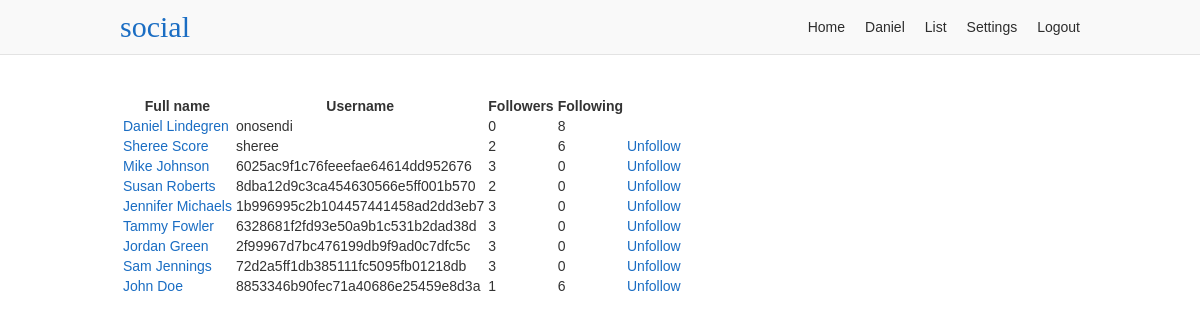
Page /list (signed in) on the committed database.
### app/users/models/user.py (models this page shows, shortened)
class User(UserMixin, db.Model, BaseModel):
    username = db.Column(db.String(35), nullable=False, unique=True)
    email = db.Column(db.String(255), nullable=False, unique=True)
    password = db.Column(db.String(128), nullable=False)
    first_name = db.Column(db.String(35), nullable=False)
    last_name = db.Column(db.String(35), nullable=False)
    about_me = db.Column(db.Text)
    last_seen = db.Column(db.DateTime, default=datetime.utcnow)
    posts_per_page = db.Column(db.Integer, default=10, nullable=False)
    full_name = column_property(first_name + " " + last_name)
    followed = db.relationship(
        'User',
        secondary=followers,
        primaryjoin='followers.c.follower_id == User.id',
        secondaryjoin='followers.c.followed_id == User.id',
        backref=db.backref('followers', lazy='dynamic'),
        lazy='dynamic')
    post_author = db.relationship(
        'Post',
        foreign_keys='Post.author_id',
        backref='author', lazy='dynamic')
    post_recipient = db.relationship(
        'Post',
        foreign_keys='Post.recipient_id',
        backref='recipient', lazy='dynamic')
    def is_following(self, user):
        return self.followed.filter(
            followers.c.followed_id == user.id).count() > 0

### app/users/views.py (the view)
@users.route('/list')
@login_required
def list():
    users = User.query.all()
    return render_template('users/list.html', users=users)

### app/models.py (called while the page is built)
    def commit(self):
        try:
            db.session.add(self)
            db.session.commit()
            return self
        except Exception as E:
            db.session.rollback()
            raise E

### app/users/models/user.py (called while the page is built)
@login.user_loader
def load_user(id):
    return User.query.get(int(id))

### app/users/views.py (called while the page is built)
@users.before_request
def before_request():
    if current_user.is_authenticated:
        current_user.last_seen = datetime.utcnow()
        current_user.commit()

### app/templates/users/list.html (shortened to what this page needs)
{% extends "/base.html" %}
{% block content %}
  <table style="margin-top: 4rem;">
    <tr>
      <th>Full name</th>
      <th>Username</th>
      <th>Followers</th>
      <th>Following</th>
    {% for user in users %}
    <tr>
      <td><a href="{{ url_for('users.profile', username=user.username) }}">{{ user.full_name }}</a></td>
      <td>{{ user.username }}</td>
      <td>{{ user.followers.count() }}</td>
      <td>{{ user.followed.count() }}</td>
      <td>
      {% if current_user != user %}
        {% if current_user.is_following(user) %}
        <a href="{{ url_for('users.user_action', username=user.username, action='unfollow') }}">Unfollow</a>
        {% else %}
        <a href="{{ url_for('users.user_action', username=user.username, action='follow') }}">Follow</a>
        {% endif %}
      {% endif %}
      </td>
    </tr>
    {% endfor %}
{% endblock %}

### app/templates/base.html (shortened to what this page needs)
<!doctype html>
<html lang="en">
<head>
  <link rel="stylesheet" href="{{ url_for('static', filename='css/layout.css') }}">
</head>
<body>
<div class="header-container">
  <header class="site-header responsive-container">
    <h1 class="branding"><a href="{{ url_for('static_views.index') }}">{{ APP_NAME }}</a></h1>
    {%- if current_user.is_authenticated %}
    <ul class="primary-nav">
      <li><a href="{{ url_for('users.home') }}">Home</a></li>
      <li><a href="{{ url_for('users.profile', username=current_user.username) }}">{{ current_user.first_name }}</a></li>
      <li><a href="{{ url_for('users.list') }}">List</a></li>
      <li><a href="{{ url_for('users.settings_account') }}">Settings</a></li>
      <li><a href="{{ url_for('static_views.logout') }}">Logout</a></li>
    </ul>
    {%- endif %}
  </header>
</div>
<div class="responsive-container">
{%- block content %}
{%- endblock %}
</div>
</body>
</html>

### app/static/css/layout.css (style rules this page uses)
:root { --blue: #1a6dc3; --dark-blue: #0f559c; --light-gray: #f9f9f9; --gray-border: #e3e3e3; }
*, *::before, *::after { box-sizing: border-box; }
html { font-family: sans-serif; font-size: 62.5%; }
article, aside, figcaption, figure, footer, header, hgroup, main, nav, section { display: block; }
body { margin: 0; color: #333; font-size: 1.4rem; }
h1, h2, h3, h4, h5, h6 { margin: 0 0 10px 0; }
p, ol, ul, dl { margin: 0 0 10px 0; padding: 0; }
ol, ul { list-style: none; }
a, a:link { color: var(--blue); text-decoration: none; }
.responsive-container { margin: 0 auto; max-width: 960px; }
.header-container { background-color: var(--light-gray); border-bottom: 1px solid var(--gray-border); }
.header-container .site-header { display: flex; align-items: center; }
.branding { margin: 0; padding: 10px 0; }
.branding a { font: 30px "Fredoka One"; text-decoration: none; }
.primary-nav { display: flex; margin: 0 0 0 auto; }
.primary-nav li { padding: 0 10px; }
.primary-nav li:last-child { padding-right: 0; }
.primary-nav a { color: #2d2d2d; }

### rows in the picture
User: first_name "Daniel", full_name "Daniel Lindegren", username "onosendi", followers.count "0", followed.count "8"
User: full_name "Sheree Score", username "sheree", followers.count "2", followed.count "6"
User: full_name "Mike Johnson", username "6025ac9f1c76feeefae64614dd952676", followers.count "3", followed.count "0"
User: full_name "Susan Roberts", username "8dba12d9c3ca454630566e5ff001b570", followers.count "2", followed.count "0"
User: full_name "Jennifer Michaels", username "1b996995c2b104457441458ad2dd3eb7", followers.count "3", followed.count "0"
User: full_name "Tammy Fowler", username "6328681f2fd93e50a9b1c531b2dad38d", followers.count "3", followed.count "0"
User: full_name "Jordan Green", username "2f99967d7bc476199db9f9ad0c7dfc5c", followers.count "3", followed.count "0"
User: full_name "Sam Jennings", username "72d2a5ff1db385111fc5095fb01218db", followers.count "3", followed.count "0"
User: full_name "John Doe", username "8853346b90fec71a40686e25459e8d3a", followers.count "1", followed.count "6"

### other values in the picture
{{ APP_NAME }} "social"
